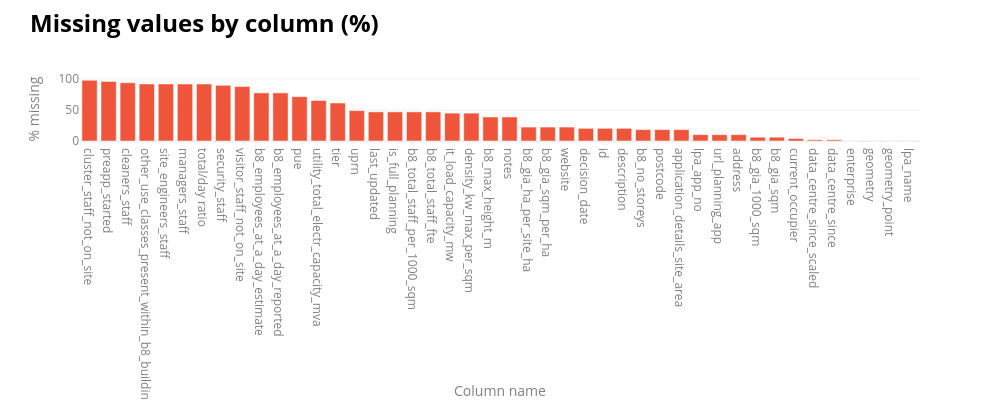

The notebook cell this image was saved under:
### Code cell
missing_pct = (data_ldn_exstg.isnull().mean() * 100).sort_values(ascending=False)
fig = px.bar(missing_pct,labels={"value": "% missing", "index": "Column name"}, color_discrete_sequence=[px.colors.qualitative.Plotly[1]])
fig.update_layout(width=1000, height=400, template="plotly_white", showlegend=False,
    title=dict(
            text=(
                f"<span style='font-size:24px; font-weight:bold; color:{notes_colour}; display:block; margin-bottom:2px;'>"
                "Missing values by column (%)"
                "</span><br>"
            ),
            x=0.03,xanchor="left",y=0.92,yanchor="top",
        ),
        margin=dict(t=90),legend=dict(font=dict(color=labels_colour)),
    )

def get_line_params(group_name):
    intercept = params["Intercept"]
    slope = params[value_col_x]
    if group_name != baseline:
        intercept += params.get(f'C({group_col}, Treatment(reference="High density"))[T.{group_name}]', 0)
        slope += params.get(f'{value_col_x}:C({group_col}, Treatment(reference="High density"))[T.{group_name}]', 0)
    return intercept, slope

fig.update_xaxes(title_font=dict(color=labels_colour),tickfont=dict(color=labels_colour))
fig.update_yaxes(title_font=dict(color=labels_colour),tickfont=dict(color=labels_colour))
fig.show()

# ____________________________________________________________________________________________________________
# The dataset has a lot of NA values, and it will present an obstacle for clustering.
# My solution is to follow a stepwise approach to this study, and fill the NA where appropriate, once the basis for this is determined.
# ____________________________________________________________________________________________________________

### Figure 1 — Plotly figure (JSON) as saved in the notebook; plotly's stock layout.template omitted (floating-point values rounded to 4 significant figures)
{"data": [{"hovertemplate": "variable=0<br>Column name=%{x}<br>% missing=%{y}<extra></extra>", "legendgroup": "0", "marker": {"color": "#EF553B", "pattern": {"shape": ""}}, "name": "0", "orientation": "v", "showlegend": true, "textposition": "auto", "type": "bar", "x": ["cluster_staff_not_on_site", "preapp_started", "cleaners_staff", "other_use_classes_present_within_b8_building", "site_engineers_staff", "managers_staff", "total/day ratio", "security_staff", "visitor_staff_not_on_site", "b8_employees_at_a_day_estimate", "b8_employees_at_a_day_reported", "pue", "utility_total_electr_capacity_mva", "tier", "uprn", "last_updated", "is_full_planning", "b8_total_staff_per_1000_sqm", "b8_total_staff_fte", "it_load_capacity_mw", "density_kw_max_per_sqm", "b8_max_height_m", "notes", "b8_gia_ha_per_site_ha", "b8_gia_sqm_per_ha", "website", "decision_date", "id", "description", "b8_no_storeys", "postcode", "application_details_site_area", "lpa_app_no", "url_planning_app", "address", "b8_gia_1000_sqm", "b8_gia_sqm", "current_occupier", "data_centre_since_scaled", "data_centre_since", "enterprise", "geometry", "geometry_point", "lpa_name"], "xaxis": "x", "y": [97.96, 95.92, 93.88, 91.84, 91.84, 91.84, 91.84, 89.8, 87.76, 77.55, 77.55, 71.43, 65.31, 61.22, 48.98, 46.94, 46.94, 46.94, 46.94, 44.9, 44.9, 38.78, 38.78, 22.45, 22.45, 22.45, 20.41, 20.41, 20.41, 18.37, 18.37, 18.37, 10.2, 10.2, 10.2, 6.122, 6.122, 4.082, 2.041, 2.041, 0.0, 0.0, 0.0, 0.0], "yaxis": "y"}], "layout": {"barmode": "relative", "height": 400, "legend": {"font": {"color": "grey"}, "title": {"text": "variable"}, "tracegroupgap": 0}, "margin": {"t": 90}, "showlegend": false, "title": {"text": "<span style='font-size:24px; font-weight:bold; color:black; display:block; margin-bottom:2px;'>Missing values by column (%)</span><br>", "x": 0.03, "xanchor": "left", "y": 0.92, "yanchor": "top"}, "width": 1000, "xaxis": {"anchor": "y", "domain": [0, 1], "tickfont": {"color": "grey"}, "title": {"font": {"color": "grey"}, "text": "Column name"}}, "yaxis": {"anchor": "x", "domain": [0, 1], "tickfont": {"color": "grey"}, "title": {"font": {"color": "grey"}, "text": "% missing"}}}}
